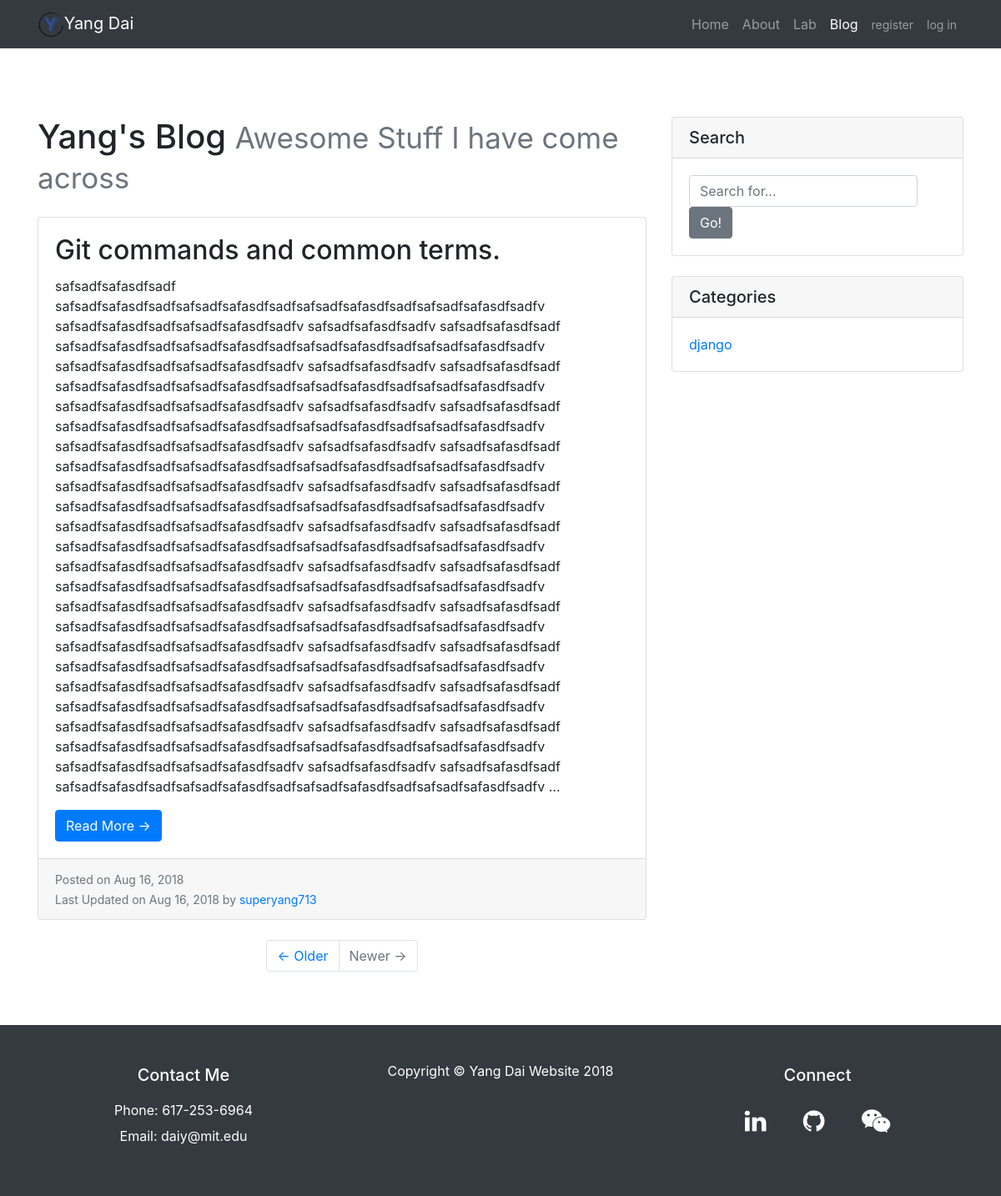
Screenshot of /blog/ with the database file from the repository.
### blog/models.py (models this page shows, shortened)
class Post(models.Model):
    author = models.ForeignKey('auth.User', on_delete=models.CASCADE)
    title = models.CharField(max_length=255)
    body = MarkdownxField()
    created_date = models.DateTimeField(default=timezone.now)
    published_date = models.DateTimeField(blank=True, null=True)
    slug = models.SlugField(max_length=140, unique=True)
    tag = models.ManyToManyField(Tag, related_name='posts')
    class Meta:
        verbose_name_plural = 'posts'
    def get_absolute_url(self):
        return reverse('blog:post_detail', kwargs={'slug': self.slug})

class Tag(models.Model):
    name = models.CharField(max_length=255)

### blog/views.py (the view)
# urls.py: path(r'', PostListView.as_view(), name='post_list'),
class PostListView(ListView):
    model = Post
    paginate_by = 10
    template_name = 'blog/post_list.html'
    def get_context_data(self, **kwargs):
        context = super().get_context_data(**kwargs)
        context['posts'] = Post.objects.all().order_by('created_date')
        context['tags'] = Tag.objects.all()
        return context

### blog/templates/blog/post_list.html (shortened to what this page needs)
{% extends "blog/base.html" %}
{% block content %}
      <div class="col-md-8">
        <h1 class="my-4">Yang's Blog
          <small class="text-muted">Awesome Stuff I have come across</small>
        </h1>
        {% for post in posts %}
          <div class="card mb-4">
            <div class="card-body">
              <h2 class="card-title">{{ post.title }}</h2>
              <p class="card-text">{{ post.body|striptags|truncatewords:50 }}</p>
              <a href="{{ post.get_absolute_url }}" class="btn btn-primary">Read More &rarr;</a>
            </div>
            <div class="card-footer text-muted">
              <small>
                Posted on {{ post.created_date|date:'M d, Y' }}
                <br>
                Last Updated on {{ post.published_date|date:'M d, Y' }} by
                <a href="{% url 'home:about' %}">{{ post.author }}</a>
              </small>
            </div>
          </div>
        {% empty %}
          <p>No search result was found...</p>
        {% endfor %}
        <ul class="pagination justify-content-center mb-4">
          <li class="page-item">
            <a class="page-link" href="#">&larr; Older</a>
          </li>
          <li class="page-item disabled">
            <a class="page-link" href="#">Newer &rarr;</a>
          </li>
        </ul>
      </div>
{% endblock content %}

### blog/templates/blog/base.html (shortened to what this page needs)
{% load bootstrap4 %}
{% load static %}
<!DOCTYPE html>
<html lang="en">
<head>
  {% bootstrap_css %}
  <link href="{% static 'home/css/font-awesome/css/font-awesome.min.css' %}" rel="stylesheet">
  <link href="{% static 'home/css/custom.css' %}" rel="stylesheet">
</head>
<body>
  <nav class="navbar navbar-expand-lg navbar-dark bg-dark fixed-top">
    <div class="container">
      <a class="navbar-brand" href="{% url 'home:index' %}"><img style="max-height:30px;" src="{% static 'home/images/yang_banner.png'%}"/>Yang Dai</a>
      <div class="collapse navbar-collapse" id="navbarResponsive">
        <ul class="navbar-nav ml-auto">
          <li class="nav-item active">
            <a class="nav-link" href="{% url 'home:index' %}">Home
            </a>
          </li>
          <li class="nav-item">
            <a class="nav-link" href="{% url 'home:about' %}">About</a>
          </li>
          <li class="nav-item">
            <a class="nav-link" href="{% url 'lab:pressure_monitor' %}">Lab</a>
          </li>
          <li class="nav-item">
            <a class="nav-link" href="{% url 'blog:post_list' %}">Blog</a>
          </li>
          {% if user.is_authenticated %}
          <li class="nav-item">
            <a class="nav-link">Hello, {{ user.username }}</a>
          </li>
          <li class="nav-item">
            <a class="nav-link" href="{% url 'users:logout' %}"><small>log out</small></a>
          </li>
          {% else %}
          <li class="nav-item">
            <a class="nav-link" href="{% url 'users:register' %}"><small>register</small></a>
          </li>
          <li class="nav-item">
            <a class="nav-link" href="{% url 'users:login' %}"><small>log in</small></a>
          </li>
          {% endif %}
        </ul>
      </div>
    </div>
  </nav>
  <div class="container">
    <div class="row">
      {% block content %}
      {% endblock content %}
      <div class="col-md-4">
        <div class="card my-4">
          <h5 class="card-header">Search</h5>
          <div class="card-body">
            <div class="input-group">
              <form class="form-inline" action="{% url 'blog:search' %}" method="get">
                <input type="text" name="q" class="form-control" placeholder="Search for...">
                {% buttons %}
                  <button class="btn btn-secondary">Go!</button>
                {% endbuttons %}
              </form>
            </div>
          </div>
        </div>
        <div class="card my-4">
          <h5 class="card-header">Categories</h5>
          <div class="card-body">
            <ul class="list-unstyled mb-0">
            {% for tag in tags %}
              <li>
                <a href="{% url 'blog:tag_search_result' pk=tag.id %}">{{tag.name }}</a>
              </li>
            {% endfor %}
            </ul>
          </div>
        </div>
      </div>
    </div>
  </div>
  <div class="footer">
    <div class="py-5 bg-dark">
      <footer>
        <div class="container">
          <div class="row">
            <div class="col-sm">
              <div class="m-0 text-center text-white">
                <h5>Contact Me</h5><br>
                <p>Phone: 617-253-6964</p>
                <p>Email: daiy@mit.edu</p>
              </div>
            </div>
            <div class="col-sm">
              <div class="m-0 text-center text-white">
                <p>Copyright &copy; Yang Dai Website 2018</p>
              </div>
            </div>
            <div class="col-sm">
              <div class="m-0 text-center text-white">
                <h5>Connect</h5>
                <a href="https://www.linkedin.com/in/yangdai713"><i class="fa fa-linkedin"></i></a>
                <a href="https://github.com/superyang713" class="fa fa-github"></a>
                <a href="{% static 'home/images/wechat.jpg' %}" class="fa fa-wechat"></a>
              </div>
            </div>
          </div>
        </div>
      </footer>
    </div>
  </div>
</body>
</html>

### home/static/home/css/custom.css (style rules this page uses)
html { position: relative; min-height: 85%; }
body { margin-bottom: 60px; }
@media (min-width: 992px) { body { padding-top: 56px; } }
footer .fa { padding: 20px; font-size: 30px; color: white; }
.footer { position: absolute; bottom: 0; width: 100%; height: 20px; line-height: 15px; }
body > .container { padding: 60px 15px 0; }

### rows the page displays
Post: title "Git commands and common terms.", body "safsadfsafasdfsadf safsadfsafasdfsadfsafsadfsafasdfsadfsafsadfsafasdfsadfsafsadfsafasdfsadfv safsadfsafasdfsadfsafsadfsafasdfsadfv safsadfsafasdfsadfv safsadfsafasdfsadf safsadfsafasdfsadfsafsadfsafasdfsadfsafsadfsafasdfsadfsafsadfsafasdfsadfv safsadfsafasdfsadfsafsadfsafasdfsadfv safsadfsafasdfsadfv safsadfsafasdfsadf safsadfsafasdfsadfsafsadfsafasdfsadfsafsadfsafasdfsadfsafsadfsafasdfsadfv safsadfsafasdfsadfsafsadfsafasdfsadfv safsadfsafasdfsadfv safsadfsafasdfsadf safsadfsafasdfsadfsafsadfsafasdfsadfsafsadfsafasdfsadfsafsadfsafasdfsadfv safsadfsafasdfsadfsafsadfsafasdfsadfv safsadfsafasdfsadfv safsadfsafasdfsadf safsadfsafasdfsadfsafsadfsafasdfsadfsafsadfsafasdfsadfsafsadfsafasdfsadfv…", created_date "Aug 16, 2018", published_date "Aug 16, 2018", author "superyang713"
Tag: name "django"
